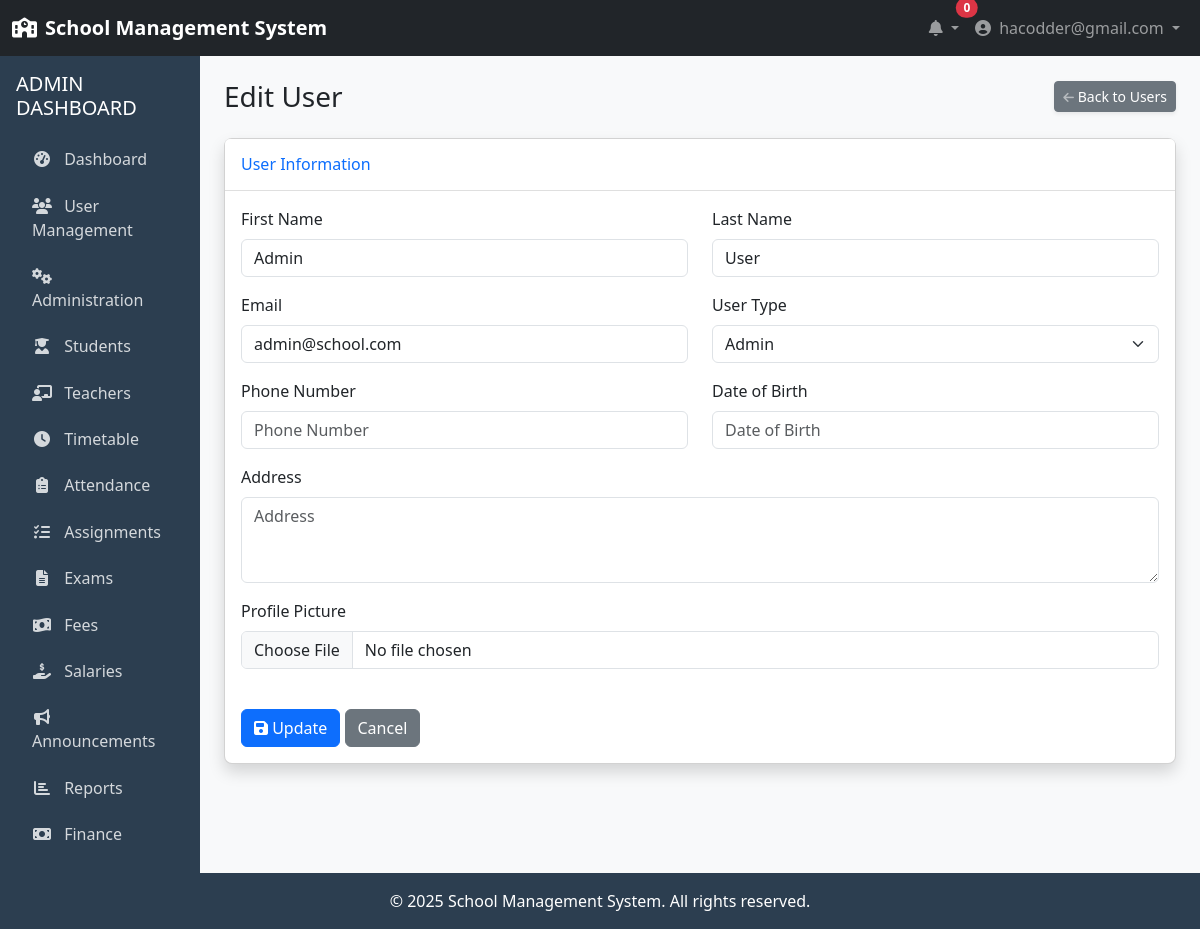
The page /accounts/admin/users/2/edit/ (signed in) on the database its author committed.
### accounts/models.py (models this page shows, shortened)
class User(AbstractUser):
    USER_TYPE_CHOICES = (
        ('ADMIN', 'Admin'),
        ('TEACHER', 'Teacher'),
        ('STUDENT', 'Student'),
    )
    username = None
    email = models.EmailField(_('email address'), unique=True)
    user_type = models.CharField(max_length=10, choices=USER_TYPE_CHOICES, default='STUDENT')
    profile_pic = models.ImageField(upload_to='profile_pics/', null=True, blank=True)
    phone_number = models.CharField(max_length=15, null=True, blank=True)
    address = models.TextField(null=True, blank=True)
    date_of_birth = models.DateField(null=True, blank=True)
    USERNAME_FIELD = 'email'
    REQUIRED_FIELDS = []
    objects = UserManager()
    @property
    def is_admin(self):
        return self.user_type == 'ADMIN'

### accounts/views.py (the view)
# urls.py: path('admin/users/<int:pk>/edit/', views.edit_user, name='edit_user'),
@login_required
@admin_required
def edit_user(request, pk):
    try:
        user_obj = User.objects.get(pk=pk)
    except User.DoesNotExist:
        messages.error(request, 'User does not exist.')
        return redirect('accounts:user_list')
    if request.method == 'POST':
        form = AdminUserForm(request.POST, request.FILES, instance=user_obj)
        if form.is_valid():
            user = form.save()
            messages.success(request, f'User {user.get_full_name()} has been updated successfully.')
            return redirect('accounts:user_list')
    else:
        form = AdminUserForm(instance=user_obj)
    context = {
        'form': form,
        'user_obj': user_obj,
        'title': f'Edit User: {user_obj.get_full_name()}'
    }
    return render(request, 'accounts/user_form.html', context)

### accounts/forms.py (shortened to what this page needs)
class AdminUserForm(forms.ModelForm):
    class Meta:
        model = User
        fields = ['first_name', 'last_name', 'email', 'user_type', 'phone_number',
                 'date_of_birth', 'address', 'profile_pic']
        widgets = {
            'first_name': forms.TextInput(attrs={'class': 'form-control', 'placeholder': 'First Name'}),
            'last_name': forms.TextInput(attrs={'class': 'form-control', 'placeholder': 'Last Name'}),
            'email': forms.EmailInput(attrs={'class': 'form-control', 'placeholder': 'Email Address'}),
            'user_type': forms.Select(attrs={'class': 'form-select'}),
            'phone_number': forms.TextInput(attrs={'class': 'form-control', 'placeholder': 'Phone Number'}),
            'date_of_birth': forms.DateInput(attrs={'class': 'form-control datepicker', 'placeholder': 'Date of Birth'}),
            'address': forms.Textarea(attrs={'class': 'form-control', 'placeholder': 'Address', 'rows': 3}),
            'profile_pic': forms.FileInput(attrs={'class': 'form-control'}),
        }

### accounts/mixins.py (called while the page is built)
def admin_required(view_func):
    def check_admin(user):
        return user.is_authenticated and user.is_admin
    decorated_view = user_passes_test(check_admin, login_url=reverse_lazy('accounts:login'))(view_func)
    return decorated_view

### templates/accounts/user_form.html (shortened to what this page needs)
{% extends 'base.html' %}
{% block content %}
<div class="container-fluid">
    <div class="d-sm-flex align-items-center justify-content-between mb-4">
        <h1 class="h3 mb-0 text-gray-800">{% if user_obj %}Edit User{% else %}Add User{% endif %}</h1>
        <a href="{% url 'accounts:user_list' %}" class="d-none d-sm-inline-block btn btn-sm btn-secondary shadow-sm">
             Back to Users
        </a>
    </div>
    <div class="card shadow mb-4">
        <div class="card-header py-3">
            <h6 class="m-0 font-weight-bold text-primary">User Information</h6>
        </div>
        <div class="card-body">
            <form method="post" enctype="multipart/form-data">
                <div class="row">
                    <div class="col-md-6 mb-3">
                        <div class="form-group">
                            <label for="{{ form.first_name.id_for_label }}" class="form-label">First Name</label>
                            {{ form.first_name }}
                        </div>
                    </div>
                    <div class="col-md-6 mb-3">
                        <div class="form-group">
                            <label for="{{ form.last_name.id_for_label }}" class="form-label">Last Name</label>
                            {{ form.last_name }}
                        </div>
                    </div>
                </div>
                <div class="row">
                    <div class="col-md-6 mb-3">
                        <div class="form-group">
                            <label for="{{ form.email.id_for_label }}" class="form-label">Email</label>
                            {{ form.email }}
                        </div>
                    </div>
                    <div class="col-md-6 mb-3">
                        <div class="form-group">
                            <label for="{{ form.user_type.id_for_label }}" class="form-label">User Type</label>
                            {{ form.user_type }}
                        </div>
                    </div>
                </div>
                <div class="row">
                    <div class="col-md-6 mb-3">
                        <div class="form-group">
                            <label for="{{ form.phone_number.id_for_label }}" class="form-label">Phone Number</label>
                            {{ form.phone_number }}
                        </div>
                    </div>
                    <div class="col-md-6 mb-3">
                        <div class="form-group">
                            <label for="{{ form.date_of_birth.id_for_label }}" class="form-label">Date of Birth</label>
                            {{ form.date_of_birth }}
                        </div>
                    </div>
                </div>
                <div class="row">
                    <div class="col-md-12 mb-3">
                        <div class="form-group">
                            <label for="{{ form.address.id_for_label }}" class="form-label">Address</label>
                            {{ form.address }}
                        </div>
                    </div>
                </div>
                <div class="row">
                    <div class="col-md-12 mb-3">
                        <div class="form-group">
                            <label for="{{ form.profile_pic.id_for_label }}" class="form-label">Profile Picture</label>
                            {{ form.profile_pic }}
                        </div>
                    </div>
                </div>
                <div class="mt-4">
                    <button type="submit" class="btn btn-primary">
                        <i class="fas fa-save"></i> {% if user_obj %}Update{% else %}Save{% endif %}
                    </button>
                    <a href="{% url 'accounts:user_list' %}" class="btn btn-secondary">
                        Cancel
                    </a>
                </div>
            </form>
        </div>
    </div>
</div>
{% endblock %}

### templates/base.html (shortened to what this page needs)
<!DOCTYPE html>
<html lang="en">
<head>
    <link href="https://cdn.jsdelivr.net/npm/bootstrap@5.3.0/dist/css/bootstrap.min.css" rel="stylesheet">
    <link rel="stylesheet" href="https://cdnjs.cloudflare.com/ajax/libs/font-awesome/6.4.0/css/all.min.css">
</head>
<body>
    <nav class="navbar navbar-expand-lg navbar-dark bg-dark">
        <div class="container-fluid">
            <a class="navbar-brand" href="{% url 'home' %}">
                <i class="fas fa-school me-2"></i>School Management System
            </a>
            <div class="collapse navbar-collapse" id="navbarSupportedContent">
                <ul class="navbar-nav ms-auto mb-2 mb-lg-0">
                    {% if user.is_authenticated %}
                    <li class="nav-item dropdown">
                        <a class="nav-link dropdown-toggle" href="#" id="notificationDropdown" role="button" data-bs-toggle="dropdown">
                            <i class="fas fa-bell"></i>
                            <span class="position-absolute top-0 start-100 translate-middle badge rounded-pill bg-danger">
                                0
                            </span>
                        </a>
                    </li>
                    <li class="nav-item dropdown">
                        <a class="nav-link dropdown-toggle" href="#" id="userDropdown" role="button" data-bs-toggle="dropdown">
                            <i class="fas fa-user-circle me-1"></i> {{ user.get_full_name|default:user.email }}
                        </a>
                    </li>
                    {% else %}
                    <li class="nav-item">
                        <a class="nav-link" href="{% url 'accounts:login' %}"><i class="fas fa-sign-in-alt me-1"></i> Login</a>
                    </li>
                    {% endif %}
                </ul>
            </div>
        </div>
    </nav>
    <div class="container-fluid">
        <div class="row">
            {% if user.is_authenticated %}
            <div class="col-md-3 col-lg-2 px-0 sidebar">
                <div class="p-3">
                    {% if user.is_admin %}
                    <h5 class="text-uppercase mb-3">Admin Dashboard</h5>
                    <ul class="nav flex-column" id="sidenavAccordion">
                        <li class="nav-item">
                            <a class="nav-link {% if request.path == '/accounts/admin/dashboard/' %}active{% endif %}" href="{% url 'accounts:admin_dashboard' %}">
                                <i class="fas fa-tachometer-alt"></i> Dashboard
                            </a>
                        </li>
                        <li class="nav-item">
                            <a class="nav-link {% if '/accounts/users/' in request.path %}active{% endif %}" href="{% url 'accounts:user_list' %}">
                                <i class="fas fa-users"></i> User Management
                            </a>
                        </li>
                        <li class="nav-item">
                            <a class="nav-link collapsed" href="#" data-bs-toggle="collapse" data-bs-target="#collapseAdmin"
                                aria-expanded="false" aria-controls="collapseAdmin">
                                <i class="fas fa-fw fa-cogs"></i>
                                <span>Administration</span>
                            </a>
                        </li>
                        <li class="nav-item">
                            <a class="nav-link" href="{% url 'academics:student_list' %}">
                                <i class="fas fa-user-graduate"></i> Students
                            </a>
                        </li>
                        <li class="nav-item">
                            <a class="nav-link" href="{% url 'academics:teacher_list' %}">
                                <i class="fas fa-chalkboard-teacher"></i> Teachers
                            </a>
                        </li>
                        <li class="nav-item">
                            <a class="nav-link" href="{% url 'academics:timetable_list' %}">
                                <i class="fas fa-clock"></i> Timetable
                            </a>
                        </li>
                        <li class="nav-item">
                            <a class="nav-link" href="{% url 'academics:attendance_list' %}">
                                <i class="fas fa-clipboard-list"></i> Attendance
                            </a>
                        </li>
                        <li class="nav-item">
                            <a class="nav-link" href="{% url 'academics:assignment_list' %}">
                                <i class="fas fa-tasks"></i> Assignments
                            </a>
                        </li>
                        <li class="nav-item">
                            <a class="nav-link" href="{% url 'academics:exam_list' %}">
                                <i class="fas fa-file-alt"></i> Exams
                            </a>
                        </li>
                        <li class="nav-item">
                            <a class="nav-link" href="{% url 'finance:fee_payment_list' %}">
                                <i class="fas fa-money-bill-wave"></i> Fees
                            </a>
                        </li>
                        <li class="nav-item">
                            <a class="nav-link" href="{% url 'finance:salary_payment_list' %}">
                                <i class="fas fa-hand-holding-usd"></i> Salaries
                            </a>
                        </li>
                        <li class="nav-item">
                            <a class="nav-link" href="#">
                                <i class="fas fa-bullhorn"></i> Announcements
                            </a>
                        </li>
                        <li class="nav-item">
                            <a class="nav-link" href="#">
                                <i class="fas fa-chart-bar"></i> Reports
                            </a>
                        </li>
                        <li class="nav-item
                            ">
                            <a class="nav-link {% if 'finance:fee_category_list' in request.path or 'finance:fee_structure_list' in request.path or 'finance:fee_payment_list' in request.path or 'finance:salary_structure_list' in request.path or 'finance:salary_payment_list' in request.path or 'finance:student_fee_management' in request.path %}{% else %}collapsed{% endif %}" href="#" data-toggle="collapse" data-target="#collapseFinance"
                                aria-expanded="{% if 'finance:fee_category_list' in request.path or 'finance:fee_structure_list' in request.path or 'finance:fee_payment_list' in request.path or 'finance:salary_structure_list' in request.path or 'finance:salary_payment_list' in request.path or 'finance:student_fee_management' in request.path %}true{% else %}false{% endif %}" aria-controls="collapseFinance">
                                <i class="fas fa-fw fa-money-bill"></i>
                                <span>Finance</span>
                            </a>
                        </li>
                    </ul>
                    {% endif %}
                </div>
            </div>
            <div class="col-md-9 col-lg-10 content py-4">
            {% else %}
            <div class="col-12 content py-4">
            {% endif %}
                {% block content %}{% endblock %}
            </div>
        </div>
    </div>
    <footer class="footer text-center">
        <div class="container">
            <p class="mb-0">&copy; {% now "Y" %} School Management System. All rights reserved.</p>
        </div>
    </footer>
</body>
</html>

### templates/base.html (style rules this page uses)
:root { --primary-color: #3498db; --secondary-color: #2c3e50; --success-color: #2ecc71; --danger-color: #e74c3c; --warning-color: #f39c12; --light-color: #ecf0f1; --dark-color: #2c3e50; }
body { min-height: 100vh; display: flex; flex-direction: column; background-color: #f8f9fa; }
.content { flex: 1; }
.navbar-brand { font-weight: bold; }
.sidebar { background-color: var(--secondary-color); color: white; min-height: calc(100vh - 56px); }
.sidebar .nav-link { color: rgba(255, 255, 255, 0.8); padding: 0.5rem 1rem; margin: 0.2rem 0; border-radius: 0.25rem; transition: all 0.2s; }
.sidebar .nav-link i { margin-right: 0.5rem; width: 20px; text-align: center; }
.card { border-radius: 0.5rem; box-shadow: 0 0.125rem 0.25rem rgba(0, 0, 0, 0.075); margin-bottom: 1.5rem; }
.card-header { background-color: #fff; border-bottom: 1px solid rgba(0, 0, 0, 0.125); padding: 1rem; font-weight: 500; }
.footer { background-color: var(--secondary-color); color: white; padding: 1rem 0; margin-top: auto; }

### rows shown on the page
User: get_full_name "hacodder@gmail.com"
User: first_name "Admin", last_name "User", email "admin@school.com", user_type "Admin"
